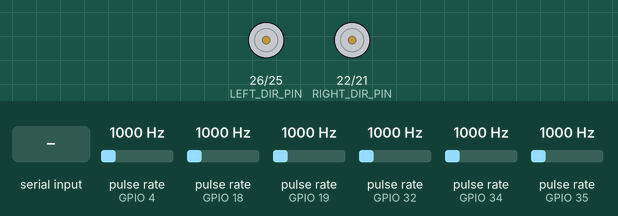
A sketch run on a simulated ESP32-S2. Shown: direction and speed pins drawn as motors (green arrow = direction pin HIGH = forward, orange = LOW = backward, longer = more drive). Wiring (inferred from the names in the program): 6 × pulse sensor: data GPIO 4 / data GPIO 18 / data GPIO 19 / data GPIO 32 / data GPIO 34 / data GPIO 35. The test bench sets the inputs (shaded band); at power-on: pulse rate (sensors on GPIO 4, GPIO 18, GPIO 19, GPIO 32, GPIO 34, GPIO 35) 1000 Hz. What the sketch prints to the serial monitor is not drawn.

Above: at 1.2 s.
1.3 s: "V 20 20\n" received over Serial
At 1.35 s:
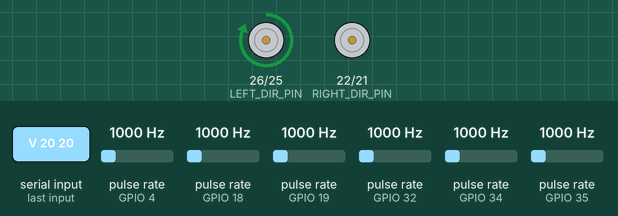
3.0 s: "D 0.1 0.1\n" received over Serial
At 3.5 s:
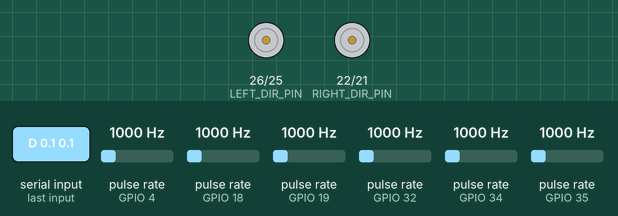
4.7 s: "V 5 5\n" received over Serial
At 4.8 s:
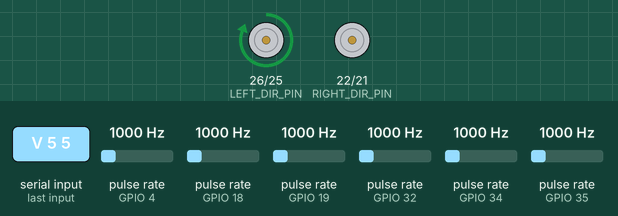
6.4 s: "D 0.5 0.5\n" received over Serial
At 6.5 s:
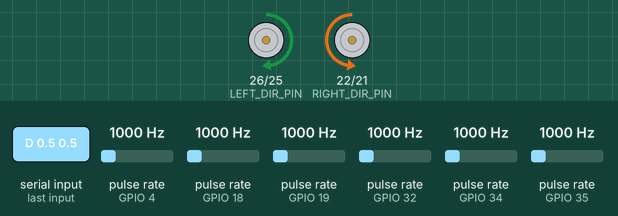
8.1 s: "V -5 -5\n" received over Serial
At 9.5 s:
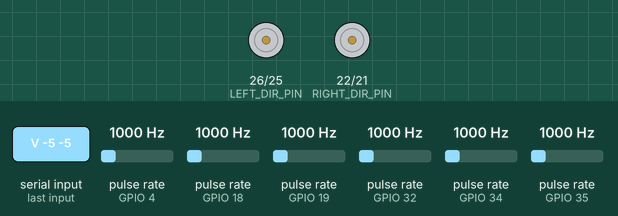
9.8 s: "V 20 20\n" received over Serial
At 11.0 s:
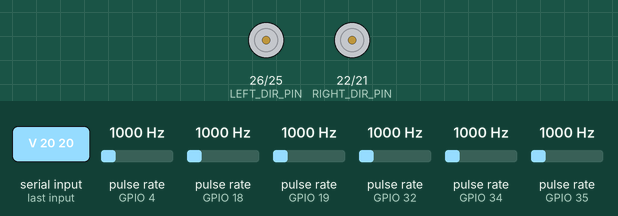
Timing chart, 0 to 12.5 s (numbered marks = the images above; inputs shaded):
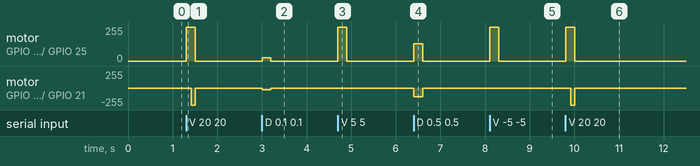

Measured:
- after the input at 1.3 s, motor on GPIO 26 (LEFT_DIR_PIN) / GPIO 25 (LEFT_PWM_PIN): stopped → forward 255/255 at once, → stopped 0.20 s later; motor on GPIO 22 (RIGHT_DIR_PIN) / GPIO 21 (RIGHT_PWM_PIN): stopped → backward 255/255 after 0.12 s, → stopped 0.08 s later
- after the input at 3.0 s, motor on GPIO 26 (LEFT_DIR_PIN) / GPIO 25 (LEFT_PWM_PIN): stopped → forward 25/255 at once, → stopped 0.20 s later; motor on GPIO 22 (RIGHT_DIR_PIN) / GPIO 21 (RIGHT_PWM_PIN): stopped → backward 25/255 at once, → stopped 0.20 s later
- after the input at 4.7 s, motor on GPIO 26 (LEFT_DIR_PIN) / GPIO 25 (LEFT_PWM_PIN): stopped → forward 255/255 at once, → stopped 0.20 s later
- after the input at 6.4 s, motor on GPIO 26 (LEFT_DIR_PIN) / GPIO 25 (LEFT_PWM_PIN): stopped → forward 128/255 at once, → stopped 0.20 s later; motor on GPIO 22 (RIGHT_DIR_PIN) / GPIO 21 (RIGHT_PWM_PIN): stopped → backward 128/255 at once, → stopped 0.20 s later
- after the input at 8.1 s, motor on GPIO 26 (LEFT_DIR_PIN) / GPIO 25 (LEFT_PWM_PIN): stopped → forward 255/255 at once, → stopped 0.19 s later
- after the input at 9.8 s, motor on GPIO 26 (LEFT_DIR_PIN) / GPIO 25 (LEFT_PWM_PIN): stopped → forward 255/255 at once, → stopped 0.20 s later; motor on GPIO 22 (RIGHT_DIR_PIN) / GPIO 21 (RIGHT_PWM_PIN): stopped → backward 255/255 after 0.12 s, → stopped 0.08 s later

The sketch:

balance_bot_esp32.ino
```cpp
// Balance bot wheel controller for an ESP32 (Arduino IDE, "esp32" boards package 2.x or 3.x) driving two sensored
// BLDC motors through BLDC driver boards controlled with PWM + DIR only (hoverboard motors). The drivers' BRAKE and
// STOP inputs are not used: tie them (or leave them) at the level that lets the motor run.
//
// Runs a velocity loop on each wheel from the motor's hall sensors and talks to the PC over USB serial:
//
//   PC -> ESP32   "V <left> <right>\n"   wheel speed targets [rad/s], positive = drive the robot forward
//                 "S\n"                  stop: motor outputs off (PWM 0, wheels coast) until the next V / D
//                 "D <left> <right>\n"   open-loop test: raw duty in [-1, 1], no speed loop (wheels lifted!)
//                 "G <kp> <ki>\n"        set the velocity loop gains (kp in duty per rad/s, ki in duty per rad)
//                 "?\n"                  print the configuration, hall counts and hall errors
//   ESP32 -> PC   "W <left> <right>\n"   measured wheel speeds [rad/s] at REPORT_HZ, positive = forward
//                 "# ...\n"              information lines (ignored by the ROS bridge, shown in its log)
//
// "left" and "right" are seen from behind the robot (front = where it drives with positive speed). This matches
// /wheel_cmd and /wheel_vel with wheel_signs [1, 1] in balance_bot_policy's config/policy.yaml. "V" and "D" commands
// must keep coming (the ROS bridge sends 50 per second): after CMD_TIMEOUT_MS without one, the outputs switch off.
//
// Wiring
//   * Hall sensors: tap the motor's three hall wires (A, B, C) in parallel with the driver, which still needs them.
//     Hall outputs are usually pulled up to 5 V by the driver and the ESP32 is NOT 5 V tolerant: put a divider
//     (e.g. 10k from the hall line, 20k to GND) or a level shifter on each line.
//     If you can only use the driver's speed-pulse output ("SC"/"SPEED"), set FEEDBACK = FEEDBACK_SPEED_PULSE: it
//     has no direction information, so the sign is taken from the commanded direction (worse for balancing).
//   * Driver inputs: most accept 3.3 V logic; if yours needs 5 V, use a level shifter. Connect the grounds.
//
// First-time setup, wheels off the ground, Arduino Serial Monitor at 115200 baud, line ending "Newline":
//   1. Set the pins and POLE_PAIRS below. Turn each wheel one turn forward by hand and send
//      "?": the count must change by about +COUNTS_PER_REV. A wheel that counts negative: flip its FEEDBACK_INVERT.
//      Hall errors that keep growing: a hall wire is swapped, missing, or noisy.
//   2. Send "D 0.1 0.1" a few times a second (or paste it repeatedly): both wheels must turn forward and "W" must be
//      positive. A wheel turning backward: flip its MOTOR_INVERT. Send "D 0.5 0.5": "W" x 2 is roughly
//      MOTOR_MAX_RAD_S. (The ROS tool `ros2 run balance_bot_policy wheel_check` measures all of this for you.)
//   3. Send "V 5 5" repeatedly, then "V -5 -5", then "V 20 20". The wheels should reach the speed within ~0.1 s,
//      without buzzing. If you change KP / KI, change HoverboardDriveCfg in the Isaac Lab package and retrain.

// ------------------------------------------------------------------------------------------------------------
// Configuration
// ------------------------------------------------------------------------------------------------------------

// Pins (ESP32 DevKit). Avoid GPIO 0, 2, 12, 15 (boot strapping) and 6-11 (flash). GPIO 34-39 are input only and
// have no internal pull-ups (fine for hall lines through a divider). On WROVER modules GPIO 16/17 are taken by PSRAM.
const int LEFT_PWM_PIN = 25;
const int LEFT_DIR_PIN = 26;
const int LEFT_HALL_A_PIN = 18;
const int LEFT_HALL_B_PIN = 19;  // unused with FEEDBACK_SPEED_PULSE (-1)
const int LEFT_HALL_C_PIN = 4;   // unused with FEEDBACK_SPEED_PULSE (-1)

const int RIGHT_PWM_PIN = 21;
const int RIGHT_DIR_PIN = 22;
const int RIGHT_HALL_A_PIN = 34;  // with FEEDBACK_SPEED_PULSE: the driver's speed pulse output
const int RIGHT_HALL_B_PIN = 35;
const int RIGHT_HALL_C_PIN = 32;

const bool HALL_PULLUPS = false;  // true: enable the ESP32's 3.3 V pull-ups (only if nothing pulls them to 5 V)

// Flip these so that a positive target drives the robot forward and is measured as positive (see setup above).
// The motors are mirrored on a two-wheeled robot, so usually exactly one of the two MOTOR_INVERTs is true.
const bool LEFT_MOTOR_INVERT = false;
const bool LEFT_FEEDBACK_INVERT = false;
const bool RIGHT_MOTOR_INVERT = true;
const bool RIGHT_FEEDBACK_INVERT = true;

// Speed feedback:
//   FEEDBACK_HALLS       : the motor's three hall sensors, decoded here (direction-aware, recommended)
//   FEEDBACK_SPEED_PULSE : the driver's speed pulse output on HALL_A, one input, sign = commanded direction
#define FEEDBACK_HALLS 1
#define FEEDBACK_SPEED_PULSE 2
#define FEEDBACK FEEDBACK_HALLS

// Motor pole pairs (hoverboard hub motors: 15, i.e. 30 magnets). Three halls give 6 states per electrical revolution,
// so 90 counts per wheel turn.
const int POLE_PAIRS = 15;
const float COUNTS_PER_REV = 6.0f * POLE_PAIRS;  // FEEDBACK_SPEED_PULSE: pulses per wheel turn, measure it (step 1)

// Wheel speed at full PWM with your battery [rad/s]. Used as the feed-forward (step 2).
// Hoverboard hub motors turn about 16 RPM per volt with no load: roughly 1.7 x battery volts in rad/s
// (36 V -> 60 rad/s, 24 V -> 40 rad/s).
const float MOTOR_MAX_RAD_S = 60.0f;

// The policy was trained for wheel speeds up to 30 rad/s (WHEEL_MAX_SPEED in the Isaac Lab package).
const float MAX_TARGET_RAD_S = 30.0f;

// Velocity loop: duty = target / MOTOR_MAX_RAD_S + KP * error + KI * integral(error), duty in [-1, 1].
// The feed-forward does most of the work: the driver drives current both ways, so the motor's back-EMF already pulls
// the wheel to about target speed. Keep KP / KI low: below ~2 rad/s the hall speed estimate is coarse and delayed
// (one edge per 35+ ms), and a stiff loop reacting to it makes the wheels twitch. Must match HoverboardDriveCfg.
float KP = 0.01f;  // duty per rad/s of error
float KI = 0.2f;   // duty per rad of accumulated error

// Kick added in the target's direction to get past the driver's dead zone at low PWM. 0 = let the integral do it
// (what the policy is trained with); wheel_check measures the dead zone.
const float MIN_DUTY = 0.0f;

const uint32_t PWM_FREQ_HZ = 16000;  // check the range your driver accepts (often 1-20 kHz)
const uint8_t PWM_BITS = 10;

const uint32_t SERIAL_BAUD = 115200;  // ignored by boards with native USB (ESP32-S2/S3/C3 "USB CDC on boot")
const float CONTROL_HZ = 500.0f;      // velocity loop rate
const float REPORT_HZ = 100.0f;       // "W" message rate (the policy runs at 50 Hz)
const uint32_t STANDSTILL_US = 100000;  // no hall edge for this long -> speed 0
const float MAX_MEASURED_RAD_S = 100.0f;  // clip speed estimates (two edges microseconds apart give absurd values)
const uint32_t CMD_TIMEOUT_MS = 200;    // no "V" / "D" command for this long -> outputs off

// ------------------------------------------------------------------------------------------------------------

#include <Arduino.h>
#include <driver/gpio.h>

struct Wheel {
  const char* name;
  int pwmPin, dirPin, hallA, hallB, hallC;
  bool motorInvert, feedbackInvert;

  // written by the hall interrupt (guarded by hallMux)
  volatile int32_t count;
  volatile uint32_t lastEdgeUs;
  volatile uint8_t hallState;
  volatile uint32_t hallErrors;
  volatile int8_t pulseSign;  // FEEDBACK_SPEED_PULSE: +1 / -1 = direction the driver is pushing (forward = +1)

  int32_t prevCount;
  uint32_t prevEdgeUs;
  int8_t lastDir;  // direction of the last counted edge(s): +1, -1, 0 = none yet
  float target;    // rad/s, forward positive
  float duty;      // open-loop duty ("D" command)
  float velocity;  // rad/s, forward positive
  float integral;  // rad
};

Wheel leftWheel = {"left", LEFT_PWM_PIN, LEFT_DIR_PIN, LEFT_HALL_A_PIN, LEFT_HALL_B_PIN, LEFT_HALL_C_PIN,
                   LEFT_MOTOR_INVERT, LEFT_FEEDBACK_INVERT};
Wheel rightWheel = {"right", RIGHT_PWM_PIN, RIGHT_DIR_PIN, RIGHT_HALL_A_PIN, RIGHT_HALL_B_PIN, RIGHT_HALL_C_PIN,
                    RIGHT_MOTOR_INVERT, RIGHT_FEEDBACK_INVERT};
Wheel* wheels[2] = {&leftWheel, &rightWheel};

enum Mode { MODE_OFF, MODE_SPEED, MODE_OPEN_LOOP };
Mode mode = MODE_OFF;
uint32_t lastCmdMs = 0;
const int PWM_MAX = (1 << PWM_BITS) - 1;
portMUX_TYPE hallMux = portMUX_INITIALIZER_UNLOCKED;

// ---- speed feedback ----

// hall state (A << 2 | B << 1 | C) -> position in the 6-step sequence 1, 3, 2, 6, 4, 5; -1 = invalid (000, 111)
const int8_t HALL_INDEX[8] = {-1, 0, 2, 1, 4, 5, 3, -1};

uint8_t IRAM_ATTR readHalls(const Wheel* w) {
  return (gpio_get_level((gpio_num_t)w->hallA) << 2) | (gpio_get_level((gpio_num_t)w->hallB) << 1) |
         gpio_get_level((gpio_num_t)w->hallC);
}

void IRAM_ATTR onHallEdge(void* arg) {
  Wheel* w = (Wheel*)arg;
  uint8_t state = readHalls(w);
  int8_t index = HALL_INDEX[state];
  int8_t prevIndex = HALL_INDEX[w->hallState];
  w->hallState = state;
  if (index < 0 || prevIndex < 0) {
    w->hallErrors++;
    return;
  }
  int8_t step = (index - prevIndex + 6) % 6;  // 1 = one step one way, 5 = one step the other way
  if (step == 0) return;                      // bounce on one line
  if (step != 1 && step != 5) {
    w->hallErrors++;  // skipped a state: noise or a swapped wire
    return;
  }
  portENTER_CRITICAL_ISR(&hallMux);
  w->count += (step == 1) ? 1 : -1;
  w->lastEdgeUs = micros();
  portEXIT_CRITICAL_ISR(&hallMux);
}

void IRAM_ATTR onSpeedPulse(void* arg) {
  Wheel* w = (Wheel*)arg;
  portENTER_CRITICAL_ISR(&hallMux);
  w->count += w->pulseSign;
  w->lastEdgeUs = micros();
  portEXIT_CRITICAL_ISR(&hallMux);
}

// Speed from the time between hall edges: with only ~90 counts per turn, counting edges per control period would
// give a resolution of several rad/s. Between edges the speed can be at most one count over the time since the last
// edge, which lets a stopping wheel's speed fall smoothly to zero.
void updateVelocity(Wheel& w, uint32_t nowUs) {
  portENTER_CRITICAL(&hallMux);
  int32_t count = w.count;
  uint32_t edgeUs = w.lastEdgeUs;
  portEXIT_CRITICAL(&hallMux);
  if (w.feedbackInvert) count = -count;
  const float radPerCount = 2.0f * PI / COUNTS_PER_REV;

  int32_t newCounts = count - w.prevCount;
  if (newCounts != 0) {
    uint32_t dt = edgeUs - w.prevEdgeUs;  // spans exactly newCounts counts
    if (dt > STANDSTILL_US) dt = STANDSTILL_US;  // first edge after standing still
    if (dt == 0) dt = 1;
    int8_t dir = newCounts > 0 ? 1 : -1;
    if (w.lastDir != 0 && dir != w.lastDir) {
      // the wheel rocked back over the same hall boundary: dt is not the time for one count (it can be a few ms,
      // which would read as 10+ rad/s and kick the speed loop). The wheel has just passed through zero speed.
      w.velocity = 0.0f;
    } else {
      w.velocity = constrain(newCounts * radPerCount / (dt * 1e-6f), -MAX_MEASURED_RAD_S, MAX_MEASURED_RAD_S);
    }
    w.lastDir = dir;
    w.prevCount = count;
    w.prevEdgeUs = edgeUs;
  } else {
    uint32_t since = nowUs - edgeUs;
    if (since >= STANDSTILL_US) {
      w.velocity = 0.0f;
    } else {
      float bound = radPerCount / (since * 1e-6f + 1e-6f);
      if (fabsf(w.velocity) > bound) w.velocity = copysignf(bound, w.velocity);
    }
  }
}

// ---- motor output ----

#if ESP_ARDUINO_VERSION_MAJOR < 3
int pwmChannelOfPin[40];  // core 2.x addresses PWM by channel, core 3.x by pin
#endif

void setupPwm(int pin) {
#if ESP_ARDUINO_VERSION_MAJOR >= 3
  ledcAttach(pin, PWM_FREQ_HZ, PWM_BITS);
#else
  static int nextChannel = 0;
  ledcSetup(nextChannel, PWM_FREQ_HZ, PWM_BITS);
  ledcAttachPin(pin, nextChannel);
  pwmChannelOfPin[pin] = nextChannel++;
#endif
}

void writePwm(int pin, int duty) {
#if ESP_ARDUINO_VERSION_MAJOR >= 3
  ledcWrite(pin, duty);
#else
  ledcWrite(pwmChannelOfPin[pin], duty);
#endif
}

// duty in [-1, 1], positive = forward; the driver handles direction changes at speed by itself
void driveMotor(Wheel& w, float duty) {
  bool forward = duty >= 0.0f;
  digitalWrite(w.dirPin, (forward != w.motorInvert) ? HIGH : LOW);
  w.pulseSign = forward ? 1 : -1;
  int pwm = (int)(fabsf(duty) * PWM_MAX + 0.5f);
  writePwm(w.pwmPin, pwm > PWM_MAX ? PWM_MAX : pwm);
}

// ---- velocity loop ----

void controlWheel(Wheel& w, float dt) {
  if (mode == MODE_OFF) {
    w.integral = 0.0f;
    writePwm(w.pwmPin, 0);
    return;
  }
  if (mode == MODE_OPEN_LOOP) {
    w.integral = 0.0f;
    driveMotor(w, w.duty);
    return;
  }
  float error = w.target - w.velocity;
  float duty = w.target / MOTOR_MAX_RAD_S + KP * error + KI * w.integral;
  if (MIN_DUTY > 0.0f && fabsf(w.target) > 0.2f) duty += (w.target > 0.0f ? MIN_DUTY : -MIN_DUTY);
  duty = constrain(duty, -1.0f, 1.0f);
  // anti-windup: hold the integral while saturated in the direction of the error
  bool saturated = (duty >= 1.0f && error > 0.0f) || (duty <= -1.0f && error < 0.0f);
  if (!saturated) w.integral += error * dt;
  driveMotor(w, duty);
}

// ---- serial protocol ----

void printConfig() {
  Serial.printf("# balance bot ESP32 BLDC wheel controller\n");
  Serial.printf("# feedback %s, %.0f counts/rev, max %.1f rad/s, target limit %.1f rad/s\n",
                FEEDBACK == FEEDBACK_HALLS ? "halls" : "speed pulse", COUNTS_PER_REV, MOTOR_MAX_RAD_S,
                MAX_TARGET_RAD_S);
  Serial.printf("# kp %.4f ki %.4f, control %.0f Hz, report %.0f Hz, timeout %u ms\n", KP, KI, CONTROL_HZ,
                REPORT_HZ, (unsigned)CMD_TIMEOUT_MS);
  for (Wheel* w : wheels) {
    Serial.printf("# %s: count %ld, hall state %u, hall errors %lu\n", w->name,
                  (long)(w->feedbackInvert ? -w->count : w->count), (unsigned)w->hallState,
                  (unsigned long)w->hallErrors);
  }
}

bool parseTwo(char* text, float& a, float& b) {
  char* end;
  a = strtof(text, &end);
  if (end == text) return false;
  char* end2;
  b = strtof(end, &end2);
  return end2 != end;
}

void handleLine(char* line) {
  float a, b;
  switch (line[0]) {
    case 'V':
      if (!parseTwo(line + 1, a, b)) break;
      leftWheel.target = constrain(a, -MAX_TARGET_RAD_S, MAX_TARGET_RAD_S);
      rightWheel.target = constrain(b, -MAX_TARGET_RAD_S, MAX_TARGET_RAD_S);
      mode = MODE_SPEED;
      lastCmdMs = millis();
      break;
    case 'D':
      if (!parseTwo(line + 1, a, b)) break;
      leftWheel.duty = constrain(a, -1.0f, 1.0f);
      rightWheel.duty = constrain(b, -1.0f, 1.0f);
      mode = MODE_OPEN_LOOP;
      lastCmdMs = millis();
      break;
    case 'S':
      mode = MODE_OFF;
      leftWheel.target = rightWheel.target = 0.0f;
      break;
    case 'G':
      if (parseTwo(line + 1, a, b)) {
        KP = a;
        KI = b;
      }
      Serial.printf("# kp %.4f ki %.4f\n", KP, KI);
      break;
    case '?':
      printConfig();
      break;
    default:
      break;
  }
}

void readSerial() {
  static char buf[64];
  static int len = 0;
  while (Serial.available()) {
    char c = Serial.read();
    if (c == '\n' || c == '\r') {
      buf[len] = '\0';
      if (len > 0) handleLine(buf);
      len = 0;
    } else if (len < (int)sizeof(buf) - 1) {
      buf[len++] = c;
    } else {
      len = 0;  // overlong line: drop it
    }
  }
}

// ---- main ----

void setupWheel(Wheel& w) {
  pinMode(w.dirPin, OUTPUT);
  setupPwm(w.pwmPin);
  writePwm(w.pwmPin, 0);

  const int hallMode = HALL_PULLUPS ? INPUT_PULLUP : INPUT;
#if FEEDBACK == FEEDBACK_HALLS
  int pins[3] = {w.hallA, w.hallB, w.hallC};
  for (int pin : pins) pinMode(pin, hallMode);
  w.hallState = readHalls(&w);
  for (int pin : pins) attachInterruptArg(digitalPinToInterrupt(pin), onHallEdge, &w, CHANGE);
#else
  pinMode(w.hallA, hallMode);
  w.pulseSign = 1;
  attachInterruptArg(digitalPinToInterrupt(w.hallA), onSpeedPulse, &w, CHANGE);
#endif
  w.lastEdgeUs = w.prevEdgeUs = micros();
  w.lastDir = 0;
}

void setup() {
  Serial.begin(SERIAL_BAUD);
  setupWheel(leftWheel);
  setupWheel(rightWheel);
  printConfig();
}

void loop() {
  static uint32_t lastControlUs = micros();
  static uint32_t lastReportUs = micros();
  const uint32_t controlPeriodUs = (uint32_t)(1e6f / CONTROL_HZ);
  const uint32_t reportPeriodUs = (uint32_t)(1e6f / REPORT_HZ);

  readSerial();
  if (mode != MODE_OFF && millis() - lastCmdMs > CMD_TIMEOUT_MS) {
    mode = MODE_OFF;  // PC or cable gone: switch the motors off
    leftWheel.target = rightWheel.target = 0.0f;
    Serial.printf("# no command for %u ms, motors off\n", (unsigned)CMD_TIMEOUT_MS);
  }

  uint32_t now = micros();
  if (now - lastControlUs >= controlPeriodUs) {
    lastControlUs += controlPeriodUs;
    if (now - lastControlUs > 10 * controlPeriodUs) lastControlUs = now;  // fell far behind: resync
    for (Wheel* w : wheels) {
      updateVelocity(*w, now);
      controlWheel(*w, 1.0f / CONTROL_HZ);
    }
  }
  if (now - lastReportUs >= reportPeriodUs) {
    lastReportUs += reportPeriodUs;
    if (now - lastReportUs > 10 * reportPeriodUs) lastReportUs = now;
    Serial.printf("W %.3f %.3f\n", leftWheel.velocity, rightWheel.velocity);
  }
}
```
